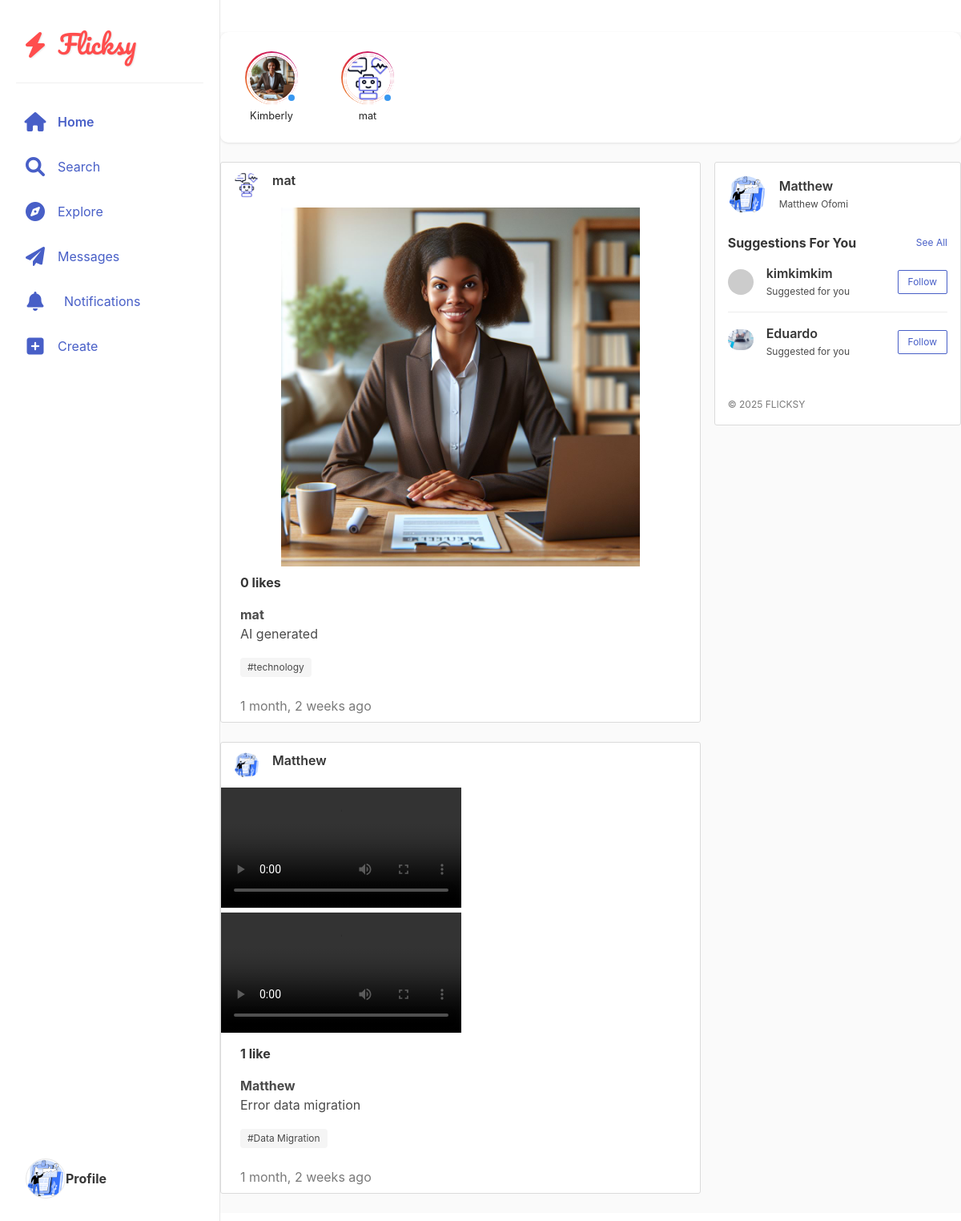
The page / (signed in) on the database its author committed.
### account/models.py (models this page shows, shortened)
class Profile(models.Model):
  user = models.OneToOneField(User,on_delete=models.CASCADE,related_name='profile')
  first_name = models.CharField(max_length=100,null=True,blank=True)
  last_name = models.CharField(max_length=100,null=True,blank=True)
  location = models.CharField(max_length=100,null=True,blank=True)
  social_url = models.URLField(blank=True,null=True)
  profile_info = models.TextField(blank=True,null=True)
  created = models.DateField(auto_now_add=True)
  favorites = models.ManyToManyField(Post, related_name='favorited_by', blank=True)
  picture = models.ImageField(upload_to='profile_pictures',blank=True,null=True)

### post/models.py (models this page shows, shortened)
class Post(models.Model):
  id = models.UUIDField(primary_key=True,default=uuid.uuid4,editable=False)
  content = models.ManyToManyField(PostProfileContent,related_name='contents',blank=True)
  caption = models.TextField(max_length=2000,verbose_name='caption')
  date_posted = models.DateTimeField(auto_now_add=True)
  tags = models.ManyToManyField(Tag,related_name='tags')
  user = models.ForeignKey(User,on_delete=models.CASCADE)
  likes = models.IntegerField(default=0)
  unlikes = models.IntegerField(default=0)

class PostProfileContent(models.Model):
    CONTENT_TYPES = (
        ('image', 'Image'),
        ('video', 'Video'),
    )
    user = models.ForeignKey(User, on_delete=models.CASCADE, related_name='content_owner')
    file = models.FileField(upload_to='post_content', verbose_name='File', null=True, blank=True)
    content_type = models.CharField(max_length=10, choices=CONTENT_TYPES, default='image')

class Tag(models.Model):
  title = models.CharField(max_length=100,verbose_name='Tag')
  slug = models.SlugField(null=False,unique=True)
  class Meta:
    verbose_name_plural ='Tags'

### post/views.py (the view)
# urls.py: path('',home,name='home'),
@login_required
def home(request):
    post_items = Post.objects.all().order_by('-date_posted')
    stories = StoryStream.objects.filter(user=request.user)
    suggested_users = User.objects.exclude(
        id__in=request.user.following_users.values_list('following', flat=True)
    ).exclude(id=request.user.id).order_by('?')[:5]  # Random 5 users
    return render(request, 'home.html', {
        'post_items': post_items,
        'suggested_users': suggested_users,
        'stories': stories,
    })

### post/templates/home.html (shortened to what this page needs)
{% extends 'base.html' %}
{% block content %}
<div class="stories-container">
    <div class="stories-scroll">
    {% regroup stories by following as user_stories %}
    {% if user_stories %}
        {% for user in user_stories %}
            <div class="story-circle">
                <a href="{% url 'view_story' user.grouper.id %}">
                    <div class="story-avatar">
                        <figure class="image is-64x64">
                            {% if user.grouper.profile.picture %}
                                <img src="{{ user.grouper.profile.picture.url }}"
                                     class="is-rounded"
                                     alt="{{ user.grouper.username }}">
                            {% else %}
                                <img src="https://ui-avatars.com/api/?name={{ user.grouper.username }}&background=random"
                                     class="is-rounded"
                                     alt="{{ user.grouper.username }}">
                            {% endif %}
                            {% if user.list.0.story.all %}
                                <span class="story-badge"></span>
                            {% endif %}
                        </figure>
                    </div>
                    <span class="story-username">{{ user.grouper.username }}</span>
                </a>
            </div>
        {% endfor %}
    {% else %}
        <div class="no-stories">
            <p>No stories available. Follow users to see their stories.</p>
        </div>
    {% endif %}
</div>
</div>
<div class="columns is-gapless">
    <div class="column is-two-thirds">
        <div class="feed-column">
            {% if post_items %}
                {% for post in post_items %}
                <div class="post-box">
                    <a href="{% url 'profile' post.user.username %}" style="display: block; text-decoration: none; color: inherit;">
                        <div class="media" style="padding: 12px 16px;">
                            <div class="media-left">
                                <figure class="image is-32x32">
                                    {% if post.user.profile.picture %}
                                    <img src="{{ post.user.profile.picture.url }}"
                                         class="is-rounded"
                                         alt="{{ post.user.username }}'s profile picture">
                                    {% else %}
                                    <img src="https://ui-avatars.com/api/?name={{ post.user.username }}&background=random&size=256"
                                         class="is-rounded"
                                         alt="Default profile picture">
                                    {% endif %}
                                </figure>
                            </div>
                            <div class="media-content">
                                <p class="subtitle is-6"><strong>{{ post.user.username }}</strong></p>
                            </div>
                        </div>
                    </a>
                    <div class="post-image">
                        <a href="{% url 'post_details' post.id %}">
                          <div class="card-image">
                {% for content in post.content.all %}
                <div class="media-container">
                    {% if content.content_type == 'video' %}
                    <div class="video-container">
                        <video controls class="post-media">
                            <source src="{{ content.file.url }}" type="video/mp4">
                        </video>
                    </div>
                    {% else %}
                    <figure class="image" style="padding-top: 75%; position: relative; overflow: hidden;">
                        <img src="{{ content.file.url }}"
                             alt="Post image"
                             style="position: absolute; top: 0; left: 0; width: 100%; height: 100%; object-fit: contain;">
                    </figure>
                    {% endif %}
                </div>
                {% endfor %}
            </div>
                        </a>
                    </div>
                    <div style="padding: 8px 16px;">
                        <div class="content" style="padding: 0 8px;">
                            <p><strong>{{ post.likes }} like{{ post.likes|pluralize }}</strong></p>
                            <p>
                                <a href="{% url 'profile' post.user.username %}" style="text-decoration: none; color: inherit;">
                                    <strong>{{ post.user.username }}</strong>
                                </a>
                                <br>{{ post.caption }}
                            </p>
                            {% if post.tags.all %}
                            <div class="tags">
                                {% for tag in post.tags.all %}
                                <a href="{% url 'tags' tag.slug %}">
                                    <span class="tag">#{{ tag.title }}</span>
                                </a>
                                {% endfor %}
                            </div>
                            {% endif %}
                            <p class="has-text-grey">{{ post.date_posted|timesince }} ago</p>
                        </div>
                    </div>
                </div>
                {% endfor %}
            {% endif %}
        </div>
    </div>
    <div class="column is-one-third" style="padding: 20px; position: sticky; top: 20px; align-self: flex-start;">
        <div class="suggested-users-box">
            <div class="media is-align-items-center mb-5">
                <div class="media-left">
                    <figure class="image is-48x48">
                        {% if request.user.profile.picture %}
                        <img src="{{ request.user.profile.picture.url }}"
                             class="is-rounded"
                             alt="{{ request.user.username }}'s profile picture">
                        {% else %}
                        <img src="https://ui-avatars.com/api/?name={{ request.user.username }}&background=random&size=256"
                             class="is-rounded"
                             alt="Default profile picture">
                        {% endif %}
                    </figure>
                </div>
                <div class="media-content">
                    <a href="{% url 'profile' request.user.username %}" style="text-decoration: none; color: inherit;">
                        <p class="subtitle is-6 mb-0"><strong>{{ request.user.username }}</strong></p>
                        <p class="help">{{ request.user.get_full_name|default:"Your profile" }}</p>
                    </a>
                </div>
            </div>
            <div class="level is-mobile mb-4">
                <div class="level-left">
                    <p class="has-text-grey"><strong>Suggestions For You</strong></p>
                </div>
                <div class="level-right">
                    <a href="{% url 'explore_users' %}" class="is-size-7">See All</a>
                </div>
            </div>
            {% for suggested_user in suggested_users %}
            <div class="media is-align-items-center mb-4">
                <div class="media-left">
                    <figure class="image is-32x32">
                        {% if suggested_user.profile.picture %}
                        <img src="{{ suggested_user.profile.picture.url }}"
                             class="is-rounded"
                             alt="{{ suggested_user.username }}'s profile picture">
                        {% else %}
                        <img src="https://ui-avatars.com/api/?name={{ suggested_user.username }}&background=random&size=256"
                             class="is-rounded"
                             alt="Default profile picture">
                        {% endif %}
                    </figure>
                </div>
                <div class="media-content">
                    <a href="{% url 'profile' suggested_user.username %}" style="text-decoration: none; color: inherit;">
                        <p class="subtitle is-6 mb-0"><strong>{{ suggested_user.username }}</strong></p>
                        <p class="help is-size-7">Suggested for you</p>
                    </a>
                </div>
                <div class="media-right">
                    <form method="post" action="{% url 'follow' suggested_user.username 1 %}">
                        <button type="submit" class="button is-link is-small is-outlined">Follow</button>
                    </form>
                </div>
            </div>
            {% empty %}
            <p class="has-text-grey is-size-7">No suggestions available</p>
            {% endfor %}
            <div class="mt-6">
                <p class="is-size-7 has-text-grey">
                    © {% now "Y" %} FLICKSY
                </p>
            </div>
        </div>
    </div>
</div>
{% endblock %}

### post/templates/base.html (shortened to what this page needs)
<!DOCTYPE html>
<html lang="en">
<head>
    <link rel="stylesheet" href="https://cdn.jsdelivr.net/npm/bulma@0.9.3/css/bulma.min.css">
    <link rel="stylesheet" href="https://cdnjs.cloudflare.com/ajax/libs/font-awesome/6.0.0/css/all.min.css">
</head>
<body>
    {% include 'nav.html' %}
    <div class="main-content-wrapper">
        {% block content %}
        {% endblock %}
    </div>
</body>
</html>

### post/templates/nav.html (shortened to what this page needs)
<nav class="side-nav" role="navigation" aria-label="main navigation">
     <div class="nav-logo">
      <i class="fas fa-bolt" style="color: #ff4d4d; margin-right: 8px;"></i>
      Flicksy
    </div>
    <div class="nav-menu">
        <a href="{% url 'home' %}" class="nav-item active">
            <span class="icon">
                <i class="fas fa-home"></i>
            </span>
            <span class="nav-label">Home</span>
        </a>
        <a href="{% url 'search_users' %}" class="nav-item">
            <span class="icon">
                <i class="fas fa-search"></i>
            </span>
            <span class="nav-label">Search</span>
        </a>
        <a href="{% url 'explore_users' %}" class="nav-item">
            <span class="icon">
                <i class="fas fa-compass"></i>
            </span>
            <span class="nav-label">Explore</span>
        </a>
     <a href="{% url 'inbox' %}" class="nav-item" style="display: inline-flex; align-items: center; position: relative;">
    <span class="icon">
        <i class="fas fa-paper-plane"></i>
    </span>
    <span class="nav-label" style="margin-right: 8px;">Messages</span>
</a>
<a href="{% url 'notifications-list' %}" class="nav-item is-flex is-align-items-center">
    <span class="icon is-relative">
        <i class="fas fa-bell"></i>
    </span>
    <span class="nav-label ml-2">Notifications</span>
</a>
        <a href="{% url 'new_post' %}" class="nav-item">
            <span class="icon">
                <i class="fas fa-plus-square"></i>
            </span>
            <span class="nav-label">Create</span>
        </a>
        {% if user.is_authenticated %}
        <div class="nav-profile">
             {% if request.user.profile.picture %}
    <img src="{{ request.user.profile.picture.url }}"
         class="is-rounded"
         alt="{{ request.user.username }}'s profile picture"
         width="50"
         height="50" style="border-radius: 50%; border: 1px solid #e6e6e6;">
{% else %}
    <img src="https://ui-avatars.com/api/?name={{ request.user.username }}&background=random&size=50"
         class="is-rounded"
         alt="Default profile picture"
         width="50"
         height="50">
{% endif %}
            <span class="nav-label"> <strong>Profile</strong></span>
        </div>
        {% endif %}
    </div>
</nav>
<main class="main-content" style="margin-left: 275px; padding: 20px;">
</main>

### rows shown on the page
Post: user.profile.picture (picture), user.username "mat", likes "0", caption "AI generated", date_posted "1 month, 2 weeks"
PostProfileContent: file (picture)
Tag: title "technology"
Post: user.profile.picture (picture), user.username "Matthew", likes "1", caption "Error data migration", date_posted "1 month, 2 weeks"
Tag: title "Data Migration"

### other values the page prints
{{ user.grouper.username }} "Kimberly"
{{ user.grouper.username }} "mat"
{{ request.user.username }} "Matthew"
{{ request.user.get_full_name|default:"Your profile" }} "Matthew Ofomi"
{{ suggested_user.username }} "kimkimkim"
{{ suggested_user.username }} "Eduardo"
